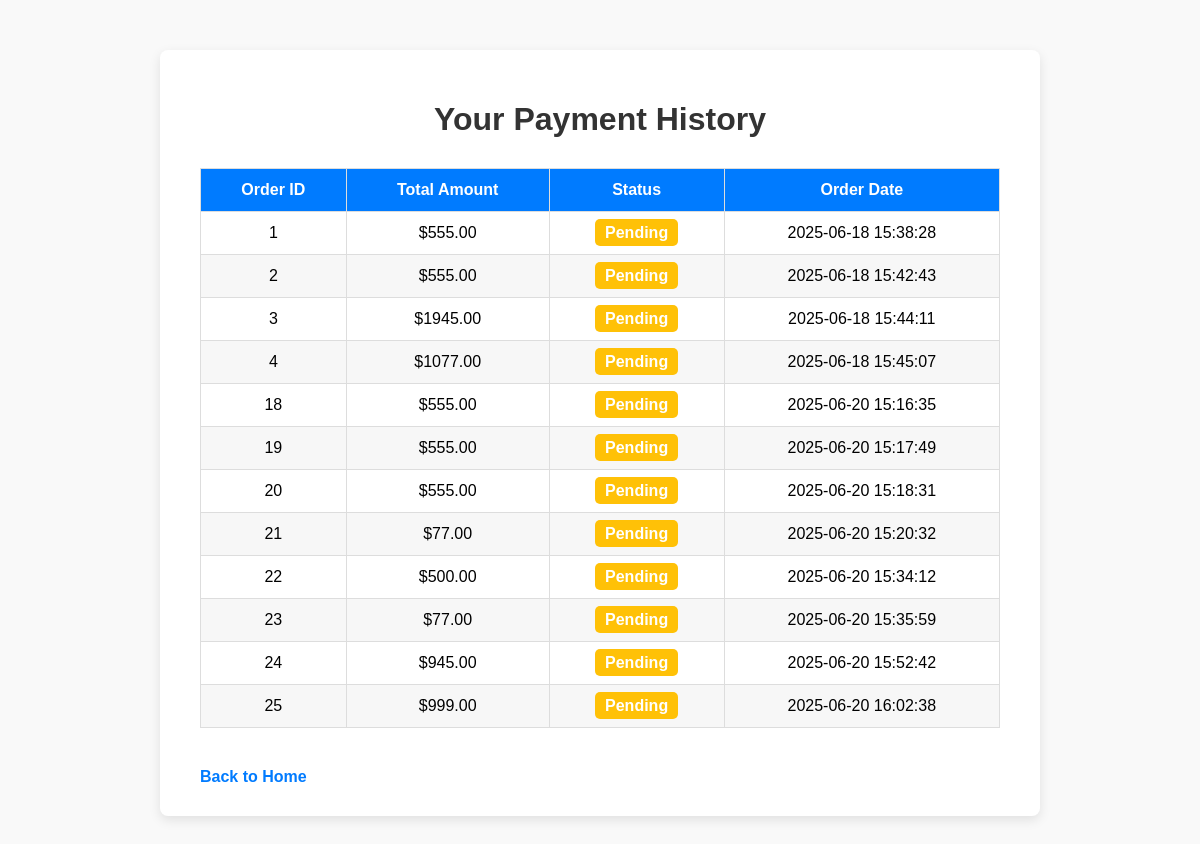
Screenshot of /order_history (signed in) with the database file from the repository.
### app.py (models this page shows)
class Order(db.Model):
    id = db.Column(db.Integer, primary_key=True)
    customer_id = db.Column(db.Integer, db.ForeignKey('customer.id'))
    total_amount = db.Column(db.Float)
    status = db.Column(db.String(50), default='Pending')
    created_at = db.Column(db.DateTime, default=datetime.utcnow)
    customer = db.relationship('Customer', backref='orders')

### app.py (the view)
@app.route('/order_history')
def order_history():
    customer = get_current_customer()
    if not customer:
        return redirect(url_for('custlogin'))
    orders = customer.orders
    return render_template('order.html', orders=orders)

### app.py (called while the page is built)
def get_current_customer():
    if 'customer_id' in session:
        return Customer.query.get(session['customer_id'])
    return None

@app.context_processor
def inject_cart():
    customer = None
    cart = None
    total = 0
    if 'customer_id' in session:
        customer = Customer.query.get(session['customer_id'])
        if customer and customer.cart:
            cart = customer.cart
            total = sum(item.product.price * item.quantity for item in cart.items)
    return dict(cart=cart, total=total)

### templates/order.html (shortened to what this page needs)
<!DOCTYPE html>
<html lang="en">
<head>
</head>
<body>
    <div class="container">
        <h1>Your Payment History</h1>
        {% if orders %}
        <table>
            <thead>
                <tr>
                    <th>Order ID</th>
                    <th>Total Amount</th>
                    <th>Status</th>
                    <th>Order Date</th>
                </tr>
            </thead>
            <tbody>
                {% for order in orders %}
                <tr>
                    <td data-label="Order ID">{{ order.id }}</td>
                    <td data-label="Total Amount">${{ "%.2f"|format(order.total_amount) }}</td>
                    <td data-label="Status"><span class="status {{ order.status }}">{{ order.status }}</span></td>
                    <td data-label="Order Date">{{ order.created_at.strftime('%Y-%m-%d %H:%M:%S') }}</td>
                </tr>
                {% endfor %}
            </tbody>
        </table>
        {% else %}
        <p class="no-orders">You have no payment history yet.</p>
        {% endif %}
        <a href="{{ url_for('main') }}" class="back-link">Back to Home</a>
    </div>
</body>
</html>

### templates/order.html (style rules this page uses)
body { font-family: Arial, sans-serif; background-color: #f9f9f9; margin: 0; padding: 0; }
.container { max-width: 800px; margin: 50px auto; background-color: white; padding: 30px 40px; border-radius: 8px; box-shadow: 0 4px 12px rgba(0,0,0,0.1); }
h1 { text-align: center; color: #333; margin-bottom: 30px; }
table { width: 100%; border-collapse: collapse; margin-bottom: 20px; }
th, td { padding: 12px 15px; border: 1px solid #ddd; text-align: center; }
th { background-color: #007bff; color: white; }
tbody tr:nth-child(even) { background-color: #f7f7f7; }
.status { font-weight: bold; padding: 5px 10px; border-radius: 5px; color: white; }
.status.Pending { background-color: #ffc107; }
a.back-link { display: inline-block; margin-top: 20px; color: #007bff; text-decoration: none; font-weight: bold; }

### rows the page displays
Order: id "1", total_amount "555.00", status "Pending", created_at "2025-06-18 15:38:28"
Order: id "2", total_amount "555.00", status "Pending", created_at "2025-06-18 15:42:43"
Order: id "3", total_amount "1945.00", status "Pending", created_at "2025-06-18 15:44:11"
Order: id "4", total_amount "1077.00", status "Pending", created_at "2025-06-18 15:45:07"
Order: id "18", total_amount "555.00", status "Pending", created_at "2025-06-20 15:16:35"
Order: id "19", total_amount "555.00", status "Pending", created_at "2025-06-20 15:17:49"
Order: id "20", total_amount "555.00", status "Pending", created_at "2025-06-20 15:18:31"
Order: id "21", total_amount "77.00", status "Pending", created_at "2025-06-20 15:20:32"
Order: id "22", total_amount "500.00", status "Pending", created_at "2025-06-20 15:34:12"
Order: id "23", total_amount "77.00", status "Pending", created_at "2025-06-20 15:35:59"
Order: id "24", total_amount "945.00", status "Pending", created_at "2025-06-20 15:52:42"
Order: id "25", total_amount "999.00", status "Pending", created_at "2025-06-20 16:02:38"
